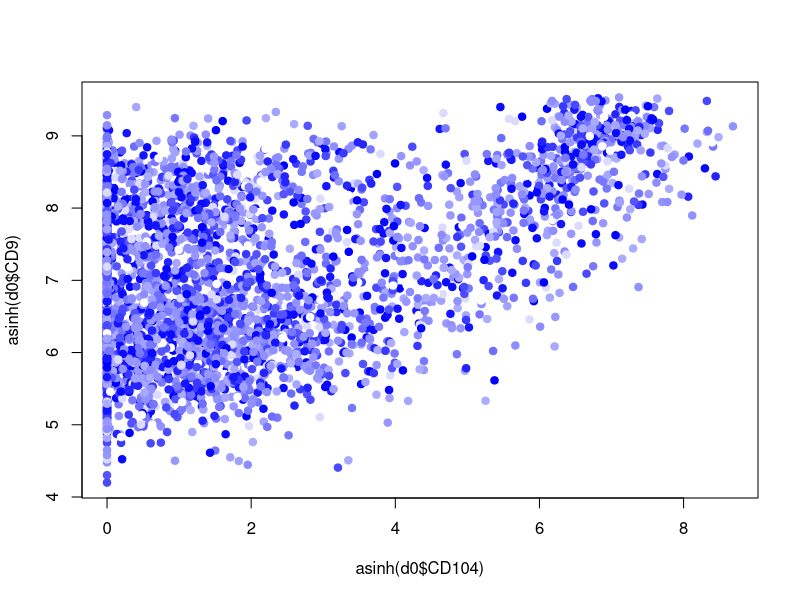

Source code (R):
library(gplots) # needed for color palette

# load data
d <- read.csv('../../Data/Porpiglia/FR-FCM-ZY3K_gated.csv', as.is=TRUE)

# subset day0 only
d0 <- d[d$sample == "Day0",]

mycol <- bluered(100)


# plot points by CD104 and CD9 values colored by IdU value scaled to max value in full data
plot(asinh(d0$CD104), asinh(d0$CD9), 
     col=mycol[100*d0$IdU/max(d$IdU)], pch=19)
